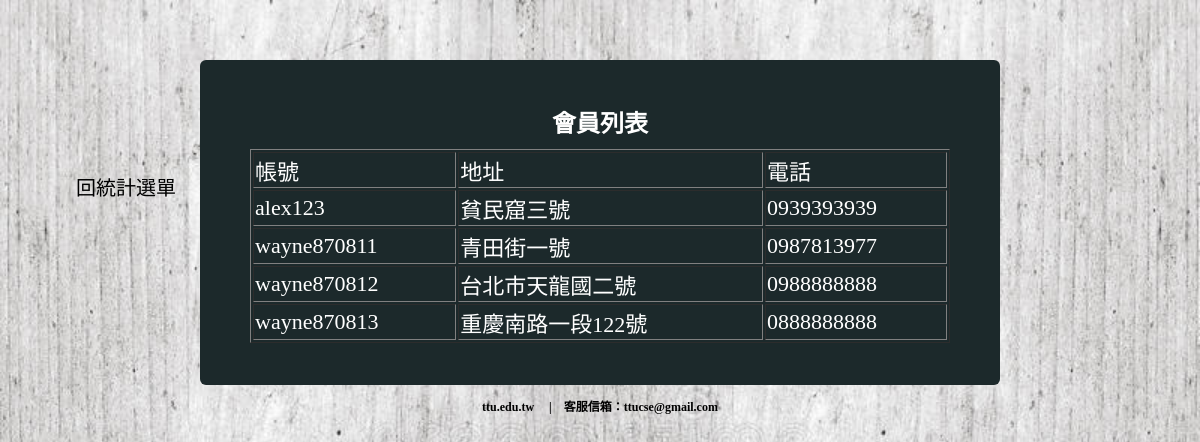
/manager_statistic2.php (signed in), run on the app's committed database.
### include/db_func.php (called while the page is built, shortened)
<?php
function querydb($querystr, $conn_id) {
    try {
        $result = $conn_id->query($querystr);
    } catch (PDOException $e) {
        die ("資料庫查詢失敗，請重試，若問題仍在，請通知管理單位。");
    }
    $rs = array();
    if ($result) $rs = $result->fetchall();
    return $rs;
}
?>

### manager_statistic2.php (the view, shortened to what this page needs)
<?php
require_once("./include/configure.php");
require_once("./include/db_func.php");
$db_conn = connect2db($dbhost, $dbuser, $dbpwd, $dbname);
$result = querydb("SELECT * FROM 會員", $db_conn);
?>
<html>
<head>
	<link rel="stylesheet" type="text/css" href="css/style.css" />
</head>
<nav>
  <ul>
	<li><a href="manager_statistic.php">回統計選單</a></li>
  </ul>
</nav>
<body>
	<div id="main-box" style="width:800px;">
		<center>
		<h2 style="color:white">會員列表</h2>
		<div  style="max-height:600px;overflow:auto" class="scrollbar">
		<table width="700" border="1" style="color:white">
			<tr>
				<td>帳號</td>
				<td>地址</td>
				<td>電話</td>
			</tr>
			<?php
				foreach ($result as $row) {
					echo '<tr>';
					echo '<td>'.$row['帳號'].'</td>'.'<td>'.$row['地址'].'</td>'.'<td>'.$row['電話'].'</td>';
					echo '</tr>';
				}
			?>
		</table>
		</div>
		</center>
		<br>
	</div>
	<div class="footer">
		<a href="http://www.ttu.edu.tw" target="_blank" style="color: black;text-decoration:none;">ttu.edu.tw</a> &emsp;|&emsp;客服信箱：ttucse@gmail.com <br>
	</div>
</body>
</html>

### css/style.css (style rules this page uses)
* { color:white; }
body { margin:0; padding:0; font-family: "微軟正黑體"; min-width:800px; background-image: url(../images/background2.jpg); background-repeat: repeat-y; background-size:cover; }
h2 { margin-top:20px; margin-bottom:10px; }
nav ul { overflow:visible; position: fixed; float: left; font-family: "微軟正黑體"; font-size:20px; padding-left:5%; padding-top:100px; line-height: 40px; margin: 0; width: 15%; list-style-type:none;' }
nav li a { display:block; color: #000; padding: 8px 16px; text-decoration: none; }
table { font-size:22px; }
#main-box { background:#1c292b; margin: 5% auto 1% auto; padding: 2% 0 2% 0; text-align:center; border-radius: 6px; width:450px; }
.footer { color:#000000; font-size:75%; text-align:center; font-weight:bold; padding-bottom: 15px; }

### data on the page
會員: 帳號 "alex123", 地址 "貧民窟三號", 電話 "0939393939"
會員: 帳號 "wayne870811", 地址 "青田街一號", 電話 "0987813977"
會員: 帳號 "wayne870812", 地址 "台北市天龍國二號", 電話 "0988888888"
會員: 帳號 "wayne870813", 地址 "重慶南路一段122號", 電話 "0888888888"
